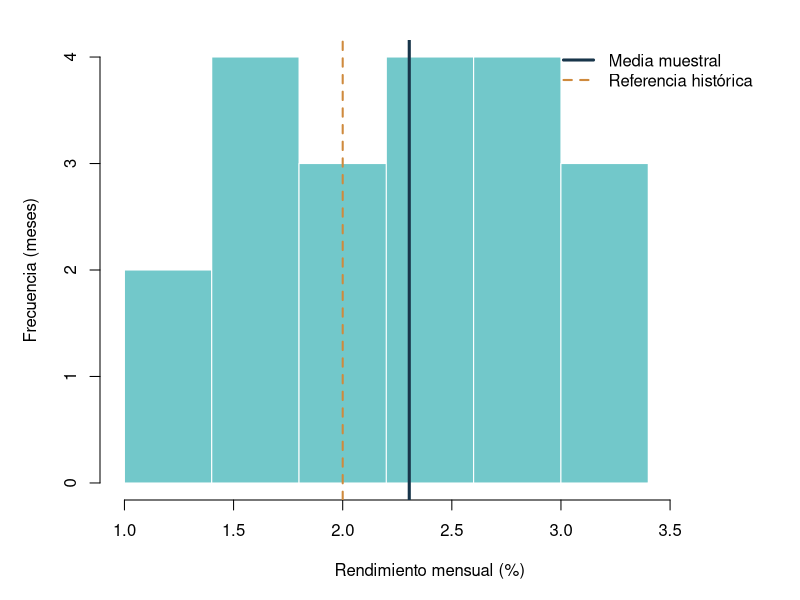
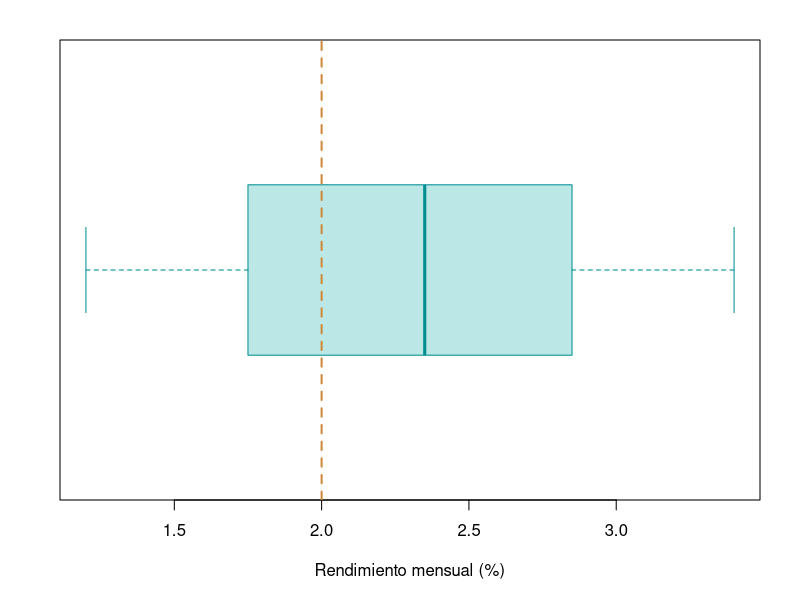

Recreate these plots in R, in order.
# Proyecto 01 | Estadística descriptiva
# Análisis de rendimientos mensuales de un portafolio de inversión
# Asignatura: Análisis Estadístico y Simulación
# Datos originales del ejercicio académico (20 observaciones).
# Ejecutar desde la carpeta 01-estadistica-descriptiva/ en RStudio.
# No requiere instalar paquetes adicionales.

# 1. Datos del ejercicio (porcentaje mensual)
rendimientos <- c(
  1.8, 2.6, 1.2, 3.1, 2.4,
  1.5, 2.9, 2.1, 3.4, 1.7,
  2.5, 2.0, 2.8, 1.4, 3.0,
  2.3, 1.9, 3.2, 2.7, 1.6
)
referencia <- 2.0
stopifnot(length(rendimientos) == 20, all(!is.na(rendimientos)))

# 2. Estadísticos descriptivos
n <- length(rendimientos)
promedio <- mean(rendimientos)
mediana <- median(rendimientos)
desviacion <- sd(rendimientos)  # Desviación estándar muestral (n - 1)
cuartiles <- quantile(rendimientos, probs = c(0.25, 0.75))
minimo <- min(rendimientos)
maximo <- max(rendimientos)
rango <- maximo - minimo
coeficiente_variacion <- 100 * desviacion / promedio
por_encima_referencia <- sum(rendimientos > referencia)

resultados <- data.frame(
  Indicador = c("Observaciones", "Media (%)", "Mediana (%)",
                "Desviación estándar (p.p.)", "Mínimo (%)", "Máximo (%)",
                "Q1 (%)", "Q3 (%)", "Rango (p.p.)",
                "Coeficiente de variación (%)", "Meses sobre 2%"),
  Valor = c(n, promedio, mediana, desviacion, minimo, maximo,
            cuartiles[1], cuartiles[2], rango,
            coeficiente_variacion, por_encima_referencia),
  row.names = NULL
)
print(transform(resultados, Valor = round(Valor, 3)), row.names = FALSE)

# 3. Gráficos: se guardan en la carpeta figuras/
if (!dir.exists("figuras")) dir.create("figuras")

png("figuras/histograma.png", width = 1600, height = 740, res = 160)
par(mar = c(5, 5, 2, 2))
hist(rendimientos,
     breaks = seq(1.0, 3.8, by = 0.4),
     col = "#72C8CA", border = "white",
     main = "", xlab = "Rendimiento mensual (%)",
     ylab = "Frecuencia (meses)")
abline(v = promedio, col = "#18354A", lwd = 3)
abline(v = referencia, col = "#CF8A3D", lwd = 2, lty = 2)
legend("topright", legend = c("Media muestral", "Referencia histórica"),
       col = c("#18354A", "#CF8A3D"),
       lty = c(1, 2), lwd = c(3, 2), bty = "n")
dev.off()

png("figuras/boxplot.png", width = 1600, height = 540, res = 160)
par(mar = c(5, 3, 2, 2))
boxplot(rendimientos, horizontal = TRUE, col = "#BBE8E7",
        border = "#008E91", main = "",
        xlab = "Rendimiento mensual (%)")
abline(v = referencia, col = "#CF8A3D", lty = 2, lwd = 2)
dev.off()

# 4. Interpretación para el ejercicio
cat("\nCONCLUSIÓN\n")
cat(sprintf("El rendimiento promedio de los 20 meses fue %.2f%%, ", promedio))
cat(sprintf("%.2f puntos porcentuales sobre la referencia de %.2f%%.\n",
            promedio - referencia, referencia))
cat(sprintf("Los valores oscilaron entre %.1f%% y %.1f%%; ", minimo, maximo))
cat(sprintf("la desviación estándar muestral fue de %.2f puntos porcentuales.\n", desviacion))
cat(sprintf("En %d de los %d meses el rendimiento superó el %.1f%%.\n",
            por_encima_referencia, n, referencia))
cat("Estos son resultados descriptivos: por sí solos no demuestran ",
    "que la media poblacional supere la referencia.\n", sep = "")
